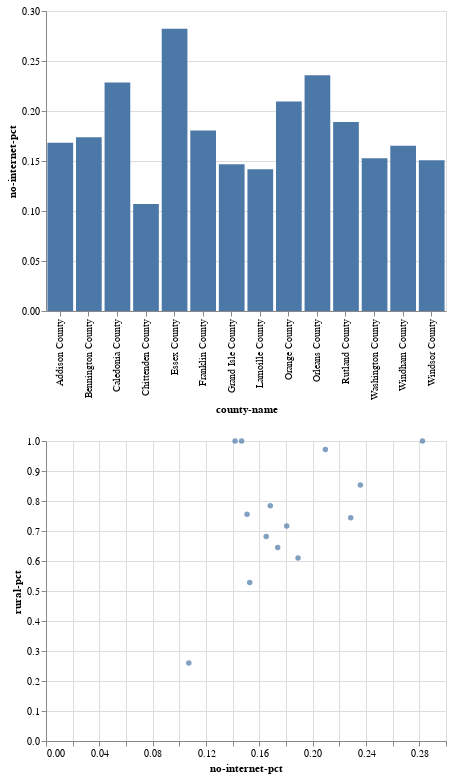

Notebook code for this chart:
### Markdown cell above
Now that you've got that down, save each of those charts to a variable and put them into one chart. Try concatenating them vertically.

### Code cell
bar = alt.Chart(rural_internet).mark_bar().encode(
    x="county-name",
    y="no-internet-pct"
).properties(
    width=400
)

scatter = alt.Chart(rural_internet).mark_circle().encode(
    x="no-internet-pct",
    y="rural-pct",
    tooltip=["county-name","no-internet-pct", "rural-pct"]
)

alt.vconcat(
    bar,
    scatter
)

### Figure 1 — Vega-Lite specification as saved in the notebook (floating-point values rounded to 4 significant figures)
{"$schema": "https://vega.github.io/schema/vega-lite/v2.6.0.json", "config": {"view": {"height": 300, "width": 400}}, "datasets": {"data-39ba347e0996aeb75731796f8b7099c3": [{"county-name": "Addison County", "no-internet-pct": 0.1682, "rural-pct": 0.784}, {"county-name": "Bennington County", "no-internet-pct": 0.1738, "rural-pct": 0.645}, {"county-name": "Caledonia County", "no-internet-pct": 0.2285, "rural-pct": 0.744}, {"county-name": "Chittenden County", "no-internet-pct": 0.1071, "rural-pct": 0.26}, {"county-name": "Essex County", "no-internet-pct": 0.2824, "rural-pct": 1}, {"county-name": "Franklin County", "no-internet-pct": 0.1805, "rural-pct": 0.717}, {"county-name": "Grand Isle County", "no-internet-pct": 0.1467, "rural-pct": 1}, {"county-name": "Lamoille County", "no-internet-pct": 0.1418, "rural-pct": 1}, {"county-name": "Orange County", "no-internet-pct": 0.2095, "rural-pct": 0.972}, {"county-name": "Orleans County", "no-internet-pct": 0.2358, "rural-pct": 0.853}, {"county-name": "Rutland County", "no-internet-pct": 0.189, "rural-pct": 0.61}, {"county-name": "Washington County", "no-internet-pct": 0.1528, "rural-pct": 0.528}, {"county-name": "Windham County", "no-internet-pct": 0.1652, "rural-pct": 0.682}, {"county-name": "Windsor County", "no-internet-pct": 0.1508, "rural-pct": 0.756}]}, "vconcat": [{"data": {"name": "data-39ba347e0996aeb75731796f8b7099c3"}, "encoding": {"x": {"field": "county-name", "type": "nominal"}, "y": {"field": "no-internet-pct", "type": "quantitative"}}, "mark": "bar", "width": 400}, {"data": {"name": "data-39ba347e0996aeb75731796f8b7099c3"}, "encoding": {"tooltip": [{"field": "county-name", "type": "nominal"}, {"field": "no-internet-pct", "type": "quantitative"}, {"field": "rural-pct", "type": "quantitative"}], "x": {"field": "no-internet-pct", "type": "quantitative"}, "y": {"field": "rural-pct", "type": "quantitative"}}, "mark": "circle"}]}
